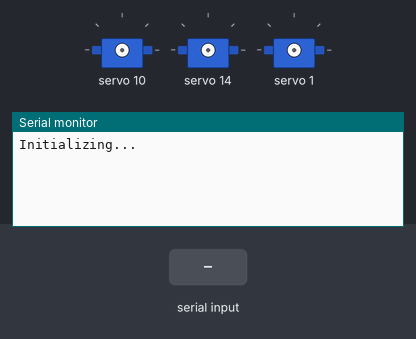
Recording of a sketch running on a simulated Arduino Uno, built with avr-gcc and run on an emulated ATmega328P. On the bench: 3 × servo, the last lines printed to the serial monitor. Inputs (shaded band) come from the test bench.

Above: at 2.2 s.
2.3 s: "90 45 200\n" received over Serial
At 3.4 s:
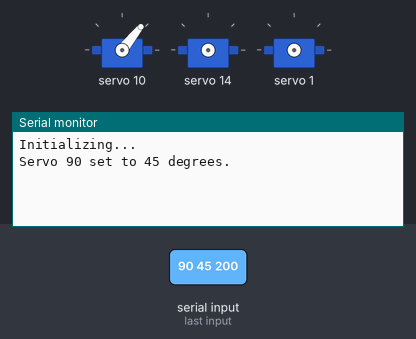
3.8 s: "30 150 10\n" received over Serial
At 4.5 s:
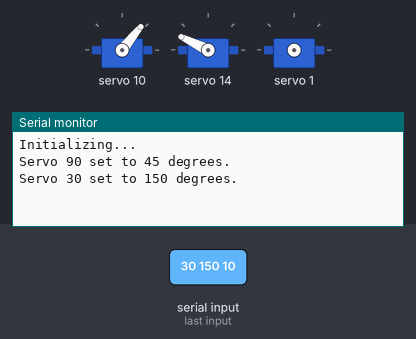
5.3 s: "1 90\n" received over Serial
At 6.7 s:
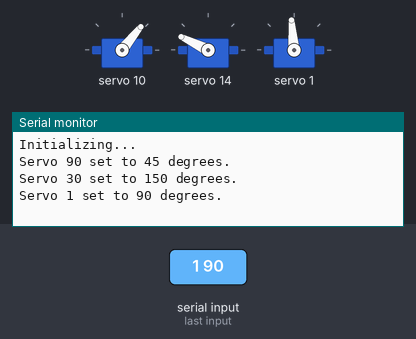

The sketch:

sketch_aug11a.ino
```cpp
#include <Wire.h>
#include <Adafruit_PWMServoDriver.h>

// Create the PWM driver object
Adafruit_PWMServoDriver pwm = Adafruit_PWMServoDriver();

// Servo configuration
#define SERVOMIN  150  // Minimum pulse length count (0 degrees)
#define SERVOMAX  600  // Maximum pulse length count (180 degrees)
#define SERVOFREQ 60   // Analog servos run at ~60 Hz updates

void setup() {
  Serial.begin(9600);
  Serial.println("Initializing...");

  pwm.begin();
  pwm.setPWMFreq(SERVOFREQ);  // Set the PWM frequency to 60 Hz
  delay(10);

  // Example: Set initial poses
  // setServoPose("0 45 1 90");  // Set servo 0 to 45 degrees and servo 1 to 90 degrees
  delay(1000);                // Wait for 1 second
}

void loop() {
  // Listen for serial input to set servo poses
  if (Serial.available()) {
    String input = Serial.readStringUntil('\n');  // Read user input
    setServoPose(input);  // Move all servos to specified angles
  }
}

// Function to set servo angles based on input string
void setServoPose(String pose) {
  int servo, angle;
  char* part;
  char input[64];

  // Convert String to char array
  pose.toCharArray(input, 64);

  part = strtok(input, " ");  // Split input by space
  while (part != NULL) {
    servo = atoi(part);      // Convert to servo index
    part = strtok(NULL, " ");
    if (part != NULL) {
      angle = atoi(part);    // Convert to angle
      setServoAngle(servo, angle);
      part = strtok(NULL, " ");
    }
  }
}

// Function to set the angle of a single servo
void setServoAngle(uint8_t servo, uint16_t angle) {
  // Constrain the angle to be between 0 and 180 degrees
  angle = constrain(angle, 0, 180);

  // Map the angle to the pulse length
  uint16_t pulseLength = map(angle, 0, 180, SERVOMIN, SERVOMAX);

  // Set the servo to the desired angle
  pwm.setPWM(servo, 0, pulseLength);

  Serial.print("Servo ");
  Serial.print(servo);
  Serial.print(" set to ");
  Serial.print(angle);
  Serial.println(" degrees.");
}
```

Measured:
- after the input at 2.3 s, the serial monitor: prints a new line at once (image 1)
- after the input at 3.8 s, the serial monitor: prints a new line at once (image 2)
- after the input at 5.3 s, the serial monitor: prints a new line at once (image 3)
